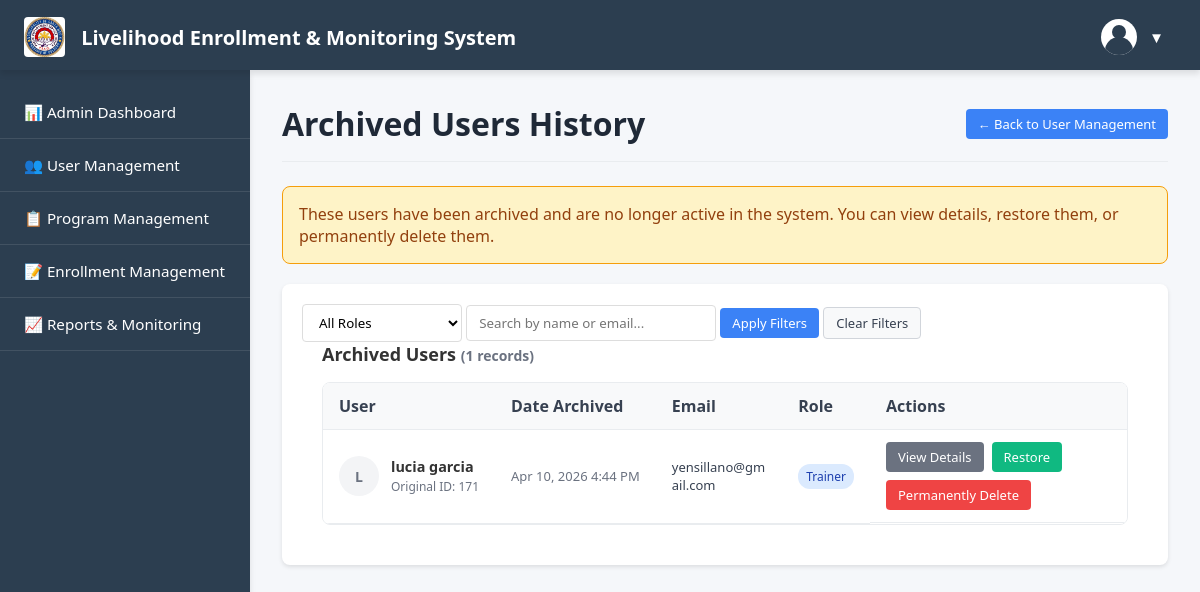
/admin/archived_users.php (signed in), run on the app's committed database.
### tables this page shows
CREATE TABLE `archived_users_history` (
  `id` int(11) NOT NULL,
  `original_user_id` int(11) NOT NULL,
  `user_data` longtext NOT NULL CHECK (json_valid(`user_data`)),
  `trainee_data` longtext DEFAULT NULL CHECK (json_valid(`trainee_data`)),
  `archived_history_ids` longtext DEFAULT NULL CHECK (json_valid(`archived_history_ids`)),
  `archived_history_data` longtext DEFAULT NULL CHECK (json_valid(`archived_history_data`)),
  `fullname` varchar(255) DEFAULT NULL,
  `email` varchar(255) DEFAULT NULL,
  `role` varchar(50) DEFAULT NULL,
  `archived_at` timestamp NOT NULL DEFAULT current_timestamp(),
  `archived_by` int(11) DEFAULT NULL,
  `restored_at` timestamp NULL DEFAULT NULL,
  `restored_by` int(11) DEFAULT NULL,
  `status` enum('archived','restored','permanently_deleted') DEFAULT 'archived'
);

### admin/archived_users.php (the view, shortened to what this page needs)
<?php
include __DIR__ . '/../db.php';
        ?>
        <?php
$role = $_GET['role'] ?? 'all';
$search = trim($_GET['search'] ?? '');
$status = $_GET['status'] ?? 'archived';
$archived_users = [];
try {
    $sql = "SELECT id, original_user_id, fullname, email, role, archived_at, status, restored_at FROM archived_users_history WHERE 1=1";
    $count_sql = "SELECT COUNT(*) as total FROM archived_users_history WHERE 1=1";
    $params = [];
    $types = '';
    if (in_array($status, ['archived'])) {
        $sql .= " AND status = ?";
        $params[] = $status;
        $types .= 's';
    } else {
        $sql .= " AND status = 'archived'";
        $count_sql .= " AND status = 'archived'";
    }
    $sql .= " ORDER BY archived_at DESC";
    $stmt = $conn->prepare($sql);
    if ($stmt) {
        if (!empty($params)) {
            $stmt->bind_param($types, ...$params);
        }
        $stmt->execute();
        $result = $stmt->get_result();
        $archived_users = $result->fetch_all(MYSQLI_ASSOC);
    }
} catch (Exception $e) {
    error_log("Archived users query error: " . $e->getMessage());
    $flash = "An error occurred while loading archived users. Please try again.";
}
include '../components/header.php';
?>
<div class="page-header">
  <h1>Archived Users History</h1>
  <div style="display: flex; gap: 12px; flex-wrap: wrap;">
    <a class="btn btn-blue" href="user-management.php">← Back to User Management</a>
  </div>
</div>
<div class="warning-banner">
  <p>These users have been archived and are no longer active in the system. You can view details, restore them, or permanently delete them.</p>
</div>
<div class="card">
    <select name="role" class="role-select">
      <option value="all" <?= $role === 'all' ? 'selected' : '' ?>>All Roles</option>
    </select>
    <input class="search-input" type="text" name="search" placeholder="Search by name or email..." value="<?= htmlspecialchars($search) ?>">
    <button class="btn btn-blue" type="submit">Apply Filters</button>
    <a class="btn btn-ghost" href="archived_users.php">Clear Filters</a>
  <div style="padding: 0 20px 20px 20px;">
    <h3 class="user-count">
      <?php
        $title = 'Archived Users';
        echo htmlspecialchars($title);
      ?>
      <small class="count-small">(<?= count($archived_users) ?> records)</small>
    </h3>
    <div class="table-responsive">
      <table class="table">
        <thead>
          <tr>
            <th>User</th>
            <th>Date Archived</th>
            <th>Email</th>
            <th>Role</th>
            <th>Actions</th>
          </tr>
        </thead>
        <tbody>
          <?php if(count($archived_users) === 0): ?>
            <tr>
              <td colspan="5" class="empty">
                <?php if(!empty($search) || $role !== 'all'): ?>
                  No archived users found matching your current filters.
                  <a href="archived_users.php" style="color: #3b82f6;">Clear filters</a> to see all archived users.
                <?php else: ?>
                  No archived users found.
                <?php endif; ?>
              </td>
            </tr>
          <?php else: ?>
            <?php foreach($archived_users as $u): ?>
              <tr>
                <td>
                  <div class="user-avatar">
                    <div class="avatar">
                      <?= strtoupper(substr(htmlspecialchars($u['fullname'] ?? 'U'), 0, 1)) ?>
                    </div>
                    <div class="user-info">
                      <div class="user-name"><?= htmlspecialchars($u['fullname'] ?: 'No Name') ?></div>
                      <div class="user-program">Original ID: <?= (int)$u['original_user_id'] ?></div>
                    </div>
                  </div>
                </td>
                <td class="date-cell">
                  <?= date('M j, Y g:i A', strtotime($u['archived_at'])) ?>
                </td>
                <td class="email-cell"><?= htmlspecialchars($u['email']) ?></td>
                <td>
                  <span class="badge <?= $u['role'] === 'trainer' ? 'badge-trainer' : 'badge-trainee' ?>">
                    <?= htmlspecialchars(ucfirst($u['role'])) ?>
                  </span>
                </td>
                <td class="actions">
                  <a href="?view=<?= (int)$u['id'] ?>" class="btn btn-info" target="_blank">
                    <i class="fas fa-eye"></i> View Details
                  </a>
                  <form class="inline-form" method="POST" action="" onsubmit="return confirm('Are you sure you want to restore this user? They will be moved back to active users with all their completed programs. This record will be deleted from the archive.');">
                      <button class="btn btn-green" type="submit"><i class="fas fa-undo"></i> Restore</button>
                  </form>
                  <form class="inline-form" method="POST" action="" onsubmit="return confirm('⚠️ WARNING: This will permanently delete this user and all their archived data. This action cannot be undone! This record will be permanently removed from the archive.');">
                      <button class="btn btn-red" type="submit"><i class="fas fa-trash"></i> Permanently Delete</button>
                  </form>
                </td>
              </tr>
            <?php endforeach; ?>
          <?php endif; ?>
        </tbody>
      </table>
    </div>
  </div>
</div>
</body>
</html>

### components/header.php (style rules this page uses)
* { margin: 0; padding: 0; box-sizing: border-box; font-family: 'Segoe UI', Tahoma, Geneva, Verdana, sans-serif; }
:root { --primary: #2c3e50; --secondary: #3498db; --accent: #e74c3c; --light: #ecf0f1; --dark: #2c3e50; --success: #2ecc71; --warning: #f39c12; --danger: #e74c3c; --gray: #95a5a6; --active: #0d9488; --shadow: 0 4px 6px rgba(0, 0, 0, 0.1); }
body { background-color: #f5f7fa; min-height: 100vh; }
.user-info { display: flex; flex-direction: column; align-items: flex-start; text-align: left; }
.user-name { font-weight: 600; font-size: 0.9rem; white-space: nowrap; }
.card { background: white; border-radius: 8px; box-shadow: var(--shadow); padding: 1.5rem; margin-bottom: 1.5rem; }

### admin/archived_users.php (style rules this page uses)
.role-select, .status-select { width: 160px; padding: 8px 12px; border: 1px solid #ddd; border-radius: 4px; background: white; }
.search-input { flex: 1; min-width: 250px; max-width: 400px; padding: 8px 12px; border: 1px solid #ddd; border-radius: 4px; }
.user-count { margin-bottom: 16px; color: #333; font-size: 18px; }
.count-small { color: #6b7280; font-size: 14px; }
.table-responsive { overflow-x: auto; border: 1px solid #e9ecef; border-radius: 8px; }
.user-avatar { display: flex; align-items: center; gap: 12px; }
.avatar { width: 40px; height: 40px; border-radius: 50%; background: #f3f4f6; display: flex; align-items: center; justify-content: center; font-weight: 600; color: #6b7280; font-size: 14px; flex-shrink: 0; }
.user-info { display: flex; flex-direction: column; min-width: 0; }
.user-name { font-weight: 600; color: #333; white-space: nowrap; overflow: hidden; text-overflow: ellipsis; }
.user-program { font-size: 12px; color: #6b7280; margin-top: 2px; white-space: nowrap; overflow: hidden; text-overflow: ellipsis; }
.date-cell { font-size: 13px; color: #6b7280; white-space: nowrap; }
.email-cell { font-size: 13px; color: #374151; word-break: break-word; }
.inline-form { display: inline; }
.badge { display: inline-block; padding: 4px 8px; border-radius: 12px; font-size: 12px; font-weight: 500; white-space: nowrap; }
.badge-trainer { background: #dbeafe; color: #1e40af; }
.actions { display: flex; gap: 8px; flex-wrap: wrap; }
.btn { padding: 6px 12px; border: none; border-radius: 4px; cursor: pointer; text-decoration: none; font-size: 13px; display: inline-block; text-align: center; transition: all 0.2s; }
.btn-blue { background: #3b82f6; color: white; }
.btn-ghost { background: #f8f9fa; color: #374151; border: 1px solid #d1d5db; }
.btn-green { background: #10b981; color: white; }
.btn-red { background: #ef4444; color: white; }
.btn-info { background: #6b7280; color: white; }
.table { width: 100%; border-collapse: collapse; background: white; }
.table th { background: #f8f9fa; padding: 12px 16px; text-align: left; font-weight: 600; color: #374151; border-bottom: 1px solid #e9ecef; white-space: nowrap; }
.table td { padding: 12px 16px; border-bottom: 1px solid #e9ecef; }
.page-header { display: flex; justify-content: space-between; align-items: center; margin-bottom: 24px; padding-bottom: 16px; border-bottom: 1px solid #e9ecef; flex-wrap: wrap; gap: 16px; }
.page-header h1 { margin: 0; color: #1f2937; }
.warning-banner { background: #fef3c7; border: 1px solid #f59e0b; border-radius: 8px; padding: 16px; margin-bottom: 20px; color: #92400e; }
.card { background: white; border-radius: 8px; box-shadow: 0 2px 4px rgba(0,0,0,0.1); padding: 20px; }

### data on the page
archived_users_history: fullname "L", fullname "lucia garcia", original_user "171", archived_at "Apr 10, 2026 4:44 PM", email "yensillano@gmail.com", role "Trainer"

### other printed values
$title "Archived Users"
count($archived_users) "1"
